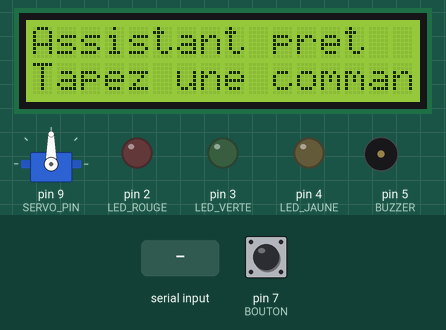
Simulated run of this sketch. Board: Arduino Uno, built with avr-gcc and run on an emulated ATmega328P. On the bench: servo, 16×2 character LCD, output pins drawn as LEDs (lit = HIGH), buzzer (waves = sounding, pin HIGH). The inputs (shaded band) are chosen by the test bench; at power-on: pin 7 (BOUTON) HIGH. What the sketch prints to the serial monitor is not drawn.

Above: at 1.3 s.
1.4 s: "ROUGE ON\n" received over Serial
At 2.5 s:
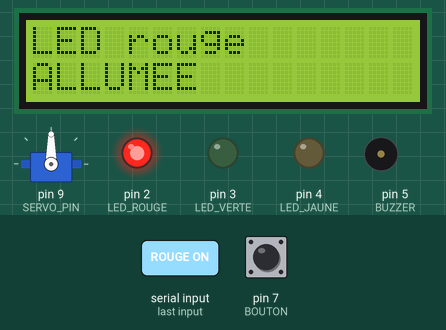
2.9 s: "VERTE ON\n" received over Serial
At 3.7 s:
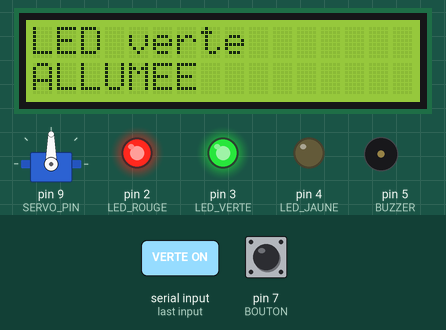
4.4 s: "ROUGE OFF\n" received over Serial
At 4.8 s:
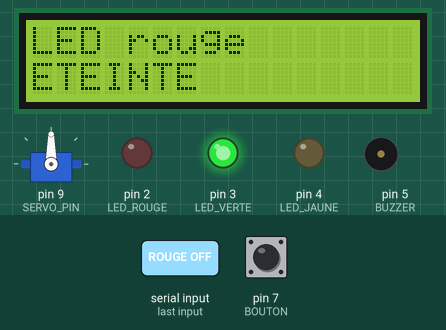
5.9 s: pin 7 (BOUTON) pulled LOW for 0.15 s
At 7.1 s:
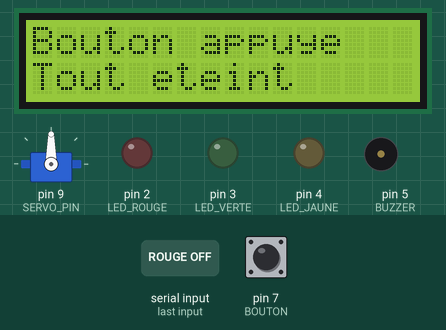
7.5 s: "JAUNE ON\n" received over Serial
At 8.4 s:
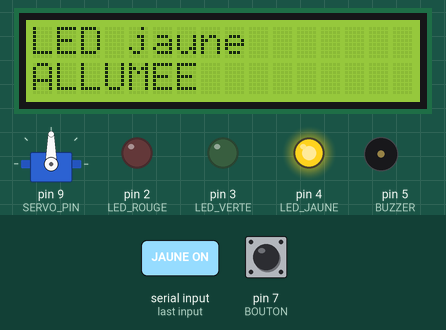
9.0 s: "SERVO 0\n" received over Serial
At 9.3 s:
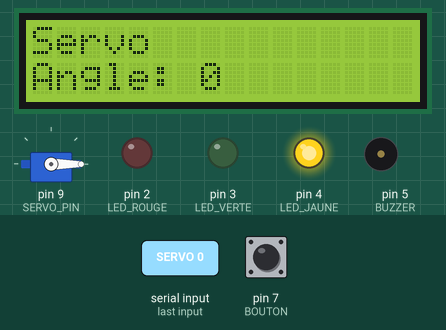
Timing chart, 0 to 11.5 s (numbered marks = the images above; inputs shaded):
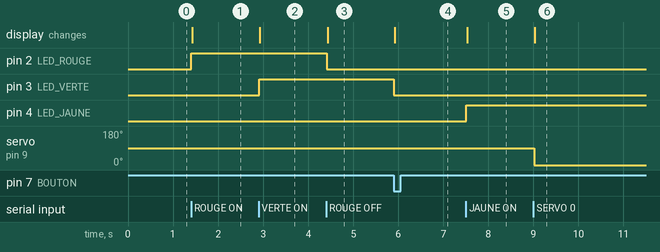

Measured:
- after the input at 1.4 s, pin 2 (LED_ROUGE): LOW → HIGH at once; the display: changes at once (image 1)
- after the input at 2.9 s, pin 3 (LED_VERTE): LOW → HIGH at once; the display: changes at once (image 2)
- after the input at 4.4 s, pin 2 (LED_ROUGE): HIGH → LOW at once; the display: changes at once (image 3)
- after the input at 5.9 s, pin 3 (LED_VERTE): HIGH → LOW at once; the display: changes at once (image 4)
- after the input at 7.5 s, pin 4 (LED_JAUNE): LOW → HIGH at once; the display: changes at once (image 5)
- after the input at 9.0 s, servo on pin 9 (SERVO_PIN): 90° → 0° at once; the display: changes at once (image 6)

The sketch:

assistant_interactif.ino
```cpp
#include <Wire.h>
#include <LiquidCrystal_I2C.h>
#include <Servo.h>

const int LED_ROUGE = 2, LED_VERTE = 3, LED_JAUNE = 4;
const int BUZZER = 5, SERVO_PIN = 9, BOUTON = 7;

LiquidCrystal_I2C lcd(0x27, 16, 2);
Servo servo;

void afficher(String l1, String l2 = "") {
  lcd.clear();
  lcd.setCursor(0, 0); lcd.print(l1);
  lcd.setCursor(0, 1); lcd.print(l2);
}

void setLed(int pin, bool etat, String nom) {
  digitalWrite(pin, etat ? HIGH : LOW);
  afficher(nom, etat ? "ALLUMEE" : "ETEINTE");
  Serial.println(nom + (etat ? " allumee" : " eteinte"));
}

void setBuzzer(bool on) {
  if (on) tone(BUZZER, 1000); else noTone(BUZZER);
  afficher("Buzzer", on ? "SONNE" : "ARRETE");
  Serial.println(on ? "Buzzer actif" : "Buzzer arrete");
}

void setServo(int angle) {
  servo.write(angle);
  afficher("Servo", "Angle: " + String(angle));
  Serial.println("Servo a " + String(angle) + " degres");
}

void toutEteindre() {
  digitalWrite(LED_ROUGE, LOW);
  digitalWrite(LED_VERTE, LOW);
  digitalWrite(LED_JAUNE, LOW);
  noTone(BUZZER);
  afficher("Bouton appuye", "Tout eteint");
  Serial.println("Bouton : LED eteintes et buzzer arrete");
}

void traiter(String cmd) {
  cmd.trim();
  cmd.toUpperCase();
  if (cmd == "ROUGE ON") setLed(LED_ROUGE, true, "LED rouge");
  else if (cmd == "ROUGE OFF") setLed(LED_ROUGE, false, "LED rouge");
  else if (cmd == "VERTE ON") setLed(LED_VERTE, true, "LED verte");
  else if (cmd == "VERTE OFF") setLed(LED_VERTE, false, "LED verte");
  else if (cmd == "JAUNE ON") setLed(LED_JAUNE, true, "LED jaune");
  else if (cmd == "JAUNE OFF") setLed(LED_JAUNE, false, "LED jaune");
  else if (cmd == "SERVO 0") setServo(0);
  else if (cmd == "SERVO 90") setServo(90);
  else if (cmd == "SERVO 180") setServo(180);
  else if (cmd == "BUZZER ON") setBuzzer(true);
  else if (cmd == "BUZZER OFF") setBuzzer(false);
  else if (cmd.length() > 0) {
    afficher("Commande", "inconnue");
    Serial.println("Commande inconnue : " + cmd);
  }
}

void setup() {
  Serial.begin(9600);
  pinMode(LED_ROUGE, OUTPUT);
  pinMode(LED_VERTE, OUTPUT);
  pinMode(LED_JAUNE, OUTPUT);
  pinMode(BUZZER, OUTPUT);
  pinMode(BOUTON, INPUT_PULLUP);
  servo.attach(SERVO_PIN);
  servo.write(90);
  lcd.init();
  lcd.backlight();
  afficher("Assistant pret", "Tapez une commande");
  Serial.println("Commandes : ROUGE/VERTE/JAUNE ON|OFF, SERVO 0|90|180, BUZZER ON|OFF");
}

void loop() {
  if (Serial.available()) {
    String cmd = Serial.readStringUntil('\n');
    traiter(cmd);
  }
  if (digitalRead(BOUTON) == LOW) {
    toutEteindre();
    delay(300); // anti-rebond
  }
}
```
